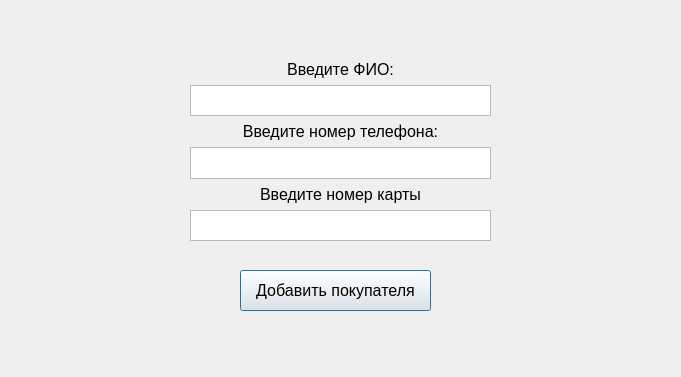
<?xml version="1.0" encoding="UTF-8"?>
<ui version="4.0">
 <class>newClient</class>
 <widget class="QDialog" name="newClient">
  <property name="geometry">
   <rect>
    <x>0</x>
    <y>0</y>
    <width>681</width>
    <height>377</height>
   </rect>
  </property>
  <property name="windowTitle">
   <string>Dialog</string>
  </property>
  <widget class="QPushButton" name="addBtn">
   <property name="geometry">
    <rect>
     <x>240</x>
     <y>270</y>
     <width>191</width>
     <height>41</height>
    </rect>
   </property>
   <property name="font">
    <font>
     <pointsize>12</pointsize>
    </font>
   </property>
   <property name="text">
    <string>Добавить покупателя</string>
   </property>
  </widget>
  <widget class="QWidget" name="verticalLayoutWidget">
   <property name="geometry">
    <rect>
     <x>190</x>
     <y>60</y>
     <width>301</width>
     <height>181</height>
    </rect>
   </property>
   <layout class="QVBoxLayout" name="verticalLayout">
    <item>
     <widget class="QLabel" name="label">
      <property name="font">
       <font>
        <pointsize>12</pointsize>
       </font>
      </property>
      <property name="text">
       <string>Введите ФИО:</string>
      </property>
      <property name="alignment">
       <set>Qt::AlignCenter</set>
      </property>
     </widget>
    </item>
    <item>
     <widget class="QTextBrowser" name="nameL">
      <property name="font">
       <font>
        <pointsize>10</pointsize>
       </font>
      </property>
      <property name="verticalScrollBarPolicy">
       <enum>Qt::ScrollBarAlwaysOff</enum>
      </property>
      <property name="readOnly">
       <bool>false</bool>
      </property>
     </widget>
    </item>
    <item>
     <widget class="QLabel" name="label_5">
      <property name="font">
       <font>
        <pointsize>12</pointsize>
       </font>
      </property>
      <property name="text">
       <string>Введите номер телефона:</string>
      </property>
      <property name="alignment">
       <set>Qt::AlignCenter</set>
      </property>
     </widget>
    </item>
    <item>
     <widget class="QTextBrowser" name="phoneL">
      <property name="font">
       <font>
        <pointsize>9</pointsize>
       </font>
      </property>
      <property name="verticalScrollBarPolicy">
       <enum>Qt::ScrollBarAlwaysOff</enum>
      </property>
      <property name="readOnly">
       <bool>false</bool>
      </property>
     </widget>
    </item>
    <item>
     <widget class="QLabel" name="label_6">
      <property name="font">
       <font>
        <pointsize>12</pointsize>
       </font>
      </property>
      <property name="text">
       <string>Введите номер карты</string>
      </property>
      <property name="alignment">
       <set>Qt::AlignCenter</set>
      </property>
     </widget>
    </item>
    <item>
     <widget class="QTextBrowser" name="cardL">
      <property name="font">
       <font>
        <pointsize>10</pointsize>
       </font>
      </property>
      <property name="verticalScrollBarPolicy">
       <enum>Qt::ScrollBarAlwaysOff</enum>
      </property>
      <property name="readOnly">
       <bool>false</bool>
      </property>
     </widget>
    </item>
   </layout>
  </widget>
 </widget>
 <resources/>
 <connections/>
</ui>
